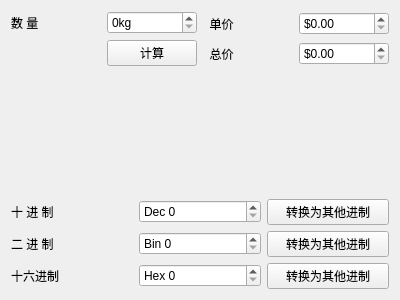
<?xml version="1.0" encoding="UTF-8"?>
<ui version="4.0">
 <class>Widget</class>
 <widget class="QWidget" name="Widget">
  <property name="geometry">
   <rect>
    <x>0</x>
    <y>0</y>
    <width>400</width>
    <height>300</height>
   </rect>
  </property>
  <property name="windowTitle">
   <string>SpinBox测试</string>
  </property>
  <layout class="QHBoxLayout" name="horizontalLayout">
   <item>
    <layout class="QGridLayout" name="gridLayout_5">
     <item row="0" column="0">
      <layout class="QGridLayout" name="gridLayout_3">
       <item row="0" column="0">
        <layout class="QGridLayout" name="gridLayout_2">
         <item row="0" column="1">
          <widget class="QSpinBox" name="spinNum">
           <property name="suffix">
            <string>kg</string>
           </property>
          </widget>
         </item>
         <item row="0" column="0">
          <widget class="QLabel" name="label">
           <property name="text">
            <string>数 量</string>
           </property>
          </widget>
         </item>
         <item row="1" column="0">
          <widget class="QLabel" name="label_3">
           <property name="text">
            <string/>
           </property>
          </widget>
         </item>
         <item row="1" column="1">
          <widget class="QPushButton" name="btnCal">
           <property name="text">
            <string>计算</string>
           </property>
          </widget>
         </item>
        </layout>
       </item>
       <item row="0" column="1">
        <layout class="QGridLayout" name="gridLayout">
         <item row="0" column="0">
          <widget class="QLabel" name="label_2">
           <property name="text">
            <string>  单价</string>
           </property>
          </widget>
         </item>
         <item row="0" column="1">
          <widget class="QDoubleSpinBox" name="spinPrice">
           <property name="prefix">
            <string>$</string>
           </property>
          </widget>
         </item>
         <item row="1" column="0">
          <widget class="QLabel" name="label_4">
           <property name="text">
            <string>  总价</string>
           </property>
          </widget>
         </item>
         <item row="1" column="1">
          <widget class="QDoubleSpinBox" name="spinTotal">
           <property name="prefix">
            <string>$</string>
           </property>
          </widget>
         </item>
        </layout>
       </item>
      </layout>
     </item>
     <item row="1" column="0">
      <spacer name="verticalSpacer">
       <property name="orientation">
        <enum>Qt::Vertical</enum>
       </property>
       <property name="sizeHint" stdset="0">
        <size>
         <width>18</width>
         <height>141</height>
        </size>
       </property>
      </spacer>
     </item>
     <item row="2" column="0">
      <layout class="QGridLayout" name="gridLayout_4">
       <item row="0" column="0">
        <widget class="QLabel" name="label_5">
         <property name="text">
          <string>十 进 制</string>
         </property>
        </widget>
       </item>
       <item row="0" column="1">
        <widget class="QSpinBox" name="spinDec">
         <property name="prefix">
          <string>Dec </string>
         </property>
        </widget>
       </item>
       <item row="0" column="2">
        <widget class="QPushButton" name="btnDec">
         <property name="text">
          <string>转换为其他进制</string>
         </property>
        </widget>
       </item>
       <item row="1" column="0">
        <widget class="QLabel" name="label_6">
         <property name="text">
          <string>二 进 制</string>
         </property>
        </widget>
       </item>
       <item row="1" column="1">
        <widget class="QSpinBox" name="spinBin">
         <property name="prefix">
          <string>Bin </string>
         </property>
         <property name="displayIntegerBase">
          <number>2</number>
         </property>
        </widget>
       </item>
       <item row="1" column="2">
        <widget class="QPushButton" name="btnBin">
         <property name="text">
          <string>转换为其他进制</string>
         </property>
        </widget>
       </item>
       <item row="2" column="0">
        <widget class="QLabel" name="label_7">
         <property name="text">
          <string>十六进制</string>
         </property>
        </widget>
       </item>
       <item row="2" column="1">
        <widget class="QSpinBox" name="spinHex">
         <property name="suffix">
          <string/>
         </property>
         <property name="prefix">
          <string>Hex </string>
         </property>
         <property name="displayIntegerBase">
          <number>16</number>
         </property>
        </widget>
       </item>
       <item row="2" column="2">
        <widget class="QPushButton" name="btnHex">
         <property name="text">
          <string>转换为其他进制</string>
         </property>
        </widget>
       </item>
      </layout>
     </item>
    </layout>
   </item>
  </layout>
 </widget>
 <layoutdefault spacing="6" margin="11"/>
 <tabstops>
  <tabstop>btnCal</tabstop>
  <tabstop>spinNum</tabstop>
  <tabstop>spinPrice</tabstop>
  <tabstop>spinTotal</tabstop>
 </tabstops>
 <resources/>
 <connections/>
</ui>
